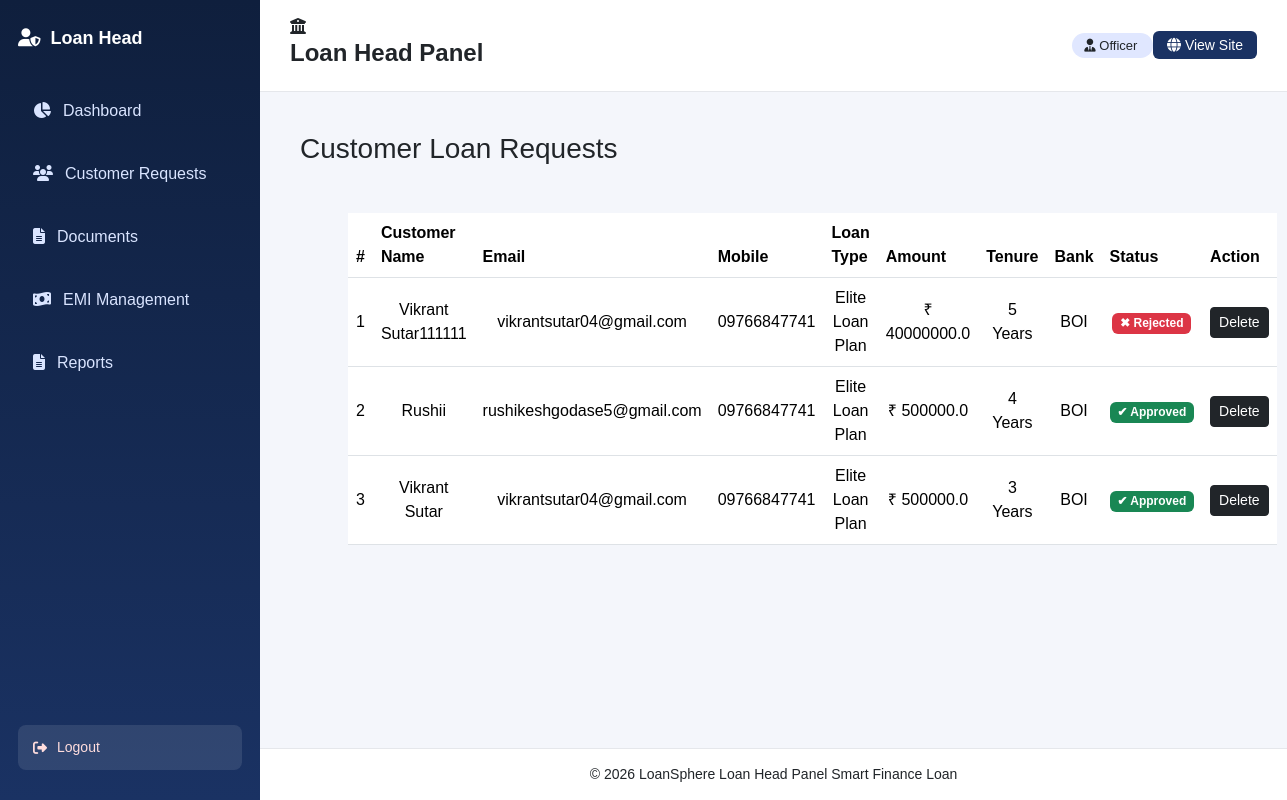
The app's page /loan-head/customer-requests/ (signed in) with its own data.
### customer/models.py (models this page shows, shortened)
class Loan(models.Model):
    STATUS = (
        ('Pending', 'Pending'),
        ('Approved', 'Approved'),
        ('Rejected', 'Rejected'),
    )
    customer = models.ForeignKey(Customer, on_delete=models.CASCADE)
    loan_head = models.ForeignKey(
        "admin_panel.LoanHead",
        on_delete=models.SET_NULL,
        null=True,
        blank=True
    )
    full_name = models.CharField(max_length=100, blank=True)
    email = models.EmailField(blank=True)
    loan_type = models.CharField(max_length=50)
    amount = models.FloatField()
    tenure = models.IntegerField()
    bank = models.CharField(max_length=100)
    mobile = models.CharField(max_length=15)
    interest_rate = models.FloatField(default=10)
    status = models.CharField(max_length=20, choices=STATUS, default='Pending')
    applied_date = models.DateTimeField(auto_now_add=True)

### loan_head/views.py (the view)
# urls.py: path("customer-requests/", views.loan_head_customer_requests, name="customer_requests"),
def loan_head_customer_requests(request):
    if not request.session.get("loan_head_id"):
        return redirect("loan_head:login")
    loans = Loan.objects.all().order_by('-id')
    return render(request, "loan_head/loan_head_customer_request.html", {
        "loans": loans
    })

### loan_head/templates/loan_head/loan_head_customer_request.html (shortened to what this page needs)
{% extends "loan_head/base_loan_head.html" %}
{% block content %}
<div class="loan-head fade-up">
<h3 class="page-anim-title">Customer Loan Requests</h3>
<div class="table-card m-5 page-anim-box">
<table class="table align-middle">
<thead>
<tr>
    <th>#</th>
    <th>Customer Name</th>
    <th>Email</th>
    <th>Mobile</th>
    <th>Loan Type</th>
    <th>Amount</th>
    <th>Tenure</th>
    <th>Bank</th>
    <th>Status</th>
    <th>Action</th>
</tr>
</thead>
<tbody>
{% for loan in loans %}
<tr class="text-center">
    <td>{{ forloop.counter }}</td>
    <td>{{ loan.full_name }}</td>
<td>{{ loan.email }}</td>
<td>{{ loan.mobile }}</td>
    <td>{{ loan.loan_type }}</td>
    <td>₹ {{ loan.amount }}</td>
    <td>{{ loan.tenure }} Years</td>
    <td>{{ loan.bank }}</td>
        <td>
    {% if loan.status == "Approved" %}
        <span class="badge bg-success">✔ Approved</span>
    {% elif loan.status == "Rejected" %}
        <span class="badge bg-danger">✖ Rejected</span>
    {% else %}
        <span class="badge bg-warning text-dark">⏳ Pending</span>
    {% endif %}
</td>
<td>
    <form action="{% url 'loan_head:delete_loan' loan.id %}"
          method="POST" style="display:inline;">
        <button type="submit"
                class="btn btn-dark btn-sm"
                onclick="return confirm('Delete this loan?')">
            Delete
        </button>
    </form>
</td>
</tr>
{% empty %}
<tr>
    <td colspan="10" class="text-center">
        No customer requests found
    </td>
</tr>
{% endfor %}
</tbody>
</table>
</div>
</div>
{% endblock %}

### static/css/loan_head.css (style rules this page uses)
body { margin: 0; font-family: Arial, sans-serif; background: #F4F6FB; }
.fade-up { opacity: 0; transform: translateY(40px); animation: fadeUp 0.8s ease forwards; }
.table-card { background: #fff; }

### records on screen
Loan: full_name "Vikrant Sutar111111", email "vikrantsutar04@gmail.com", mobile "09766847741", loan_type "Elite Loan Plan", amount "40000000.0", tenure "5", bank "BOI", status "✖ Rejected"
Loan: full_name "Rushii", email "rushikeshgodase5@gmail.com", mobile "09766847741", loan_type "Elite Loan Plan", amount "500000.0", tenure "4", bank "BOI", status "✔ Approved"
Loan: full_name "Vikrant Sutar", email "vikrantsutar04@gmail.com", mobile "09766847741", loan_type "Elite Loan Plan", amount "500000.0", tenure "3", bank "BOI", status "✔ Approved"
